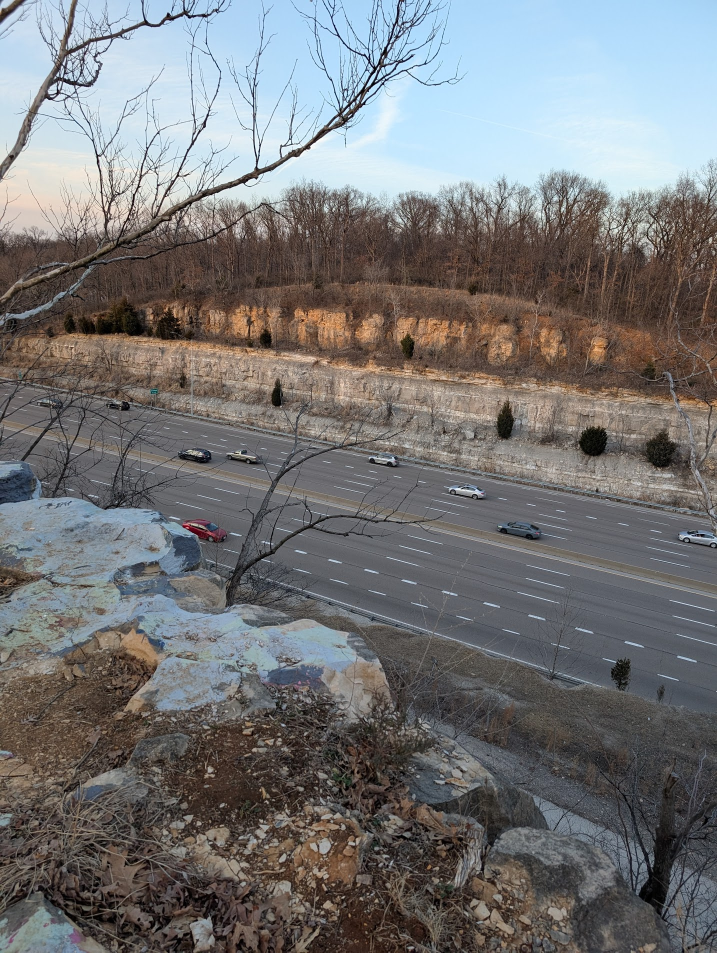
#> input picture example1/a.jpg, 1434 x 1905 px (shown at 1/2 size)
$ python blob_cleanup.py
#> lines starting #> are read from the running program, lines starting #| are printed output that depends on the picture; after the words box and inside, x2 and y2 are one past the last pixel; in counts of white or black regions, pixels touching at a corner belong together; pictures that were not available may be replaced by others from this repository, and a replacement may not be noted
"""Reveal whole segmentation blobs (not rectangles) from the original image.

For each seed rectangle anchored in the bottom-left corner, we:
  1. Quantize segments.jpg into a 4-class label map.
  2. Per class, label connected components (8-connectivity).
  3. Any component with >= MIN_OVERLAP pixels inside the seed rectangle is
     marked as "to reveal".
  4. The union of those components forms a binary mask. The mask is feathered
     and used to alpha-composite the original over the textured image.

Outputs are written to the workspace root as
``perm_040_blobreveal_<i>_w<W>_h<H>.jpg``.
"""

import os
import cv2
import numpy as np

ROOT = os.path.dirname(os.path.dirname(os.path.dirname(os.path.abspath(__file__))))
ITER = os.path.join(ROOT, "example1", "iteration_11")

ORIGINAL = os.path.join(ROOT, "example1", "a.jpg")
TEXTURED = os.path.join(ITER, "k4", "perm_040__scanlines_static_ripple_glitch.jpg")
SEGMENTS = os.path.join(ITER, "k4", "a", "segments.jpg")

# Seed rectangles anchored at bottom-left, as (width_frac, height_frac).
SEEDS = [
    (0.25, 0.20),
    (0.40, 0.32),
    (0.55, 0.45),
    (0.70, 0.58),
]

MIN_OVERLAP_FRAC = 0.002   # component must cover at least this fraction of image to count
FEATHER_FRAC = 0.012       # gaussian feather width as fraction of min(H, W)


def quantize_segments(seg_bgr: np.ndarray, k: int = 4) -> np.ndarray:
    """Snap segments image to its k dominant colors -> integer label map."""
    Z = seg_bgr.reshape(-1, 3).astype(np.float32)
    criteria = (cv2.TERM_CRITERIA_EPS + cv2.TERM_CRITERIA_MAX_ITER, 20, 1.0)
    _, labels, _ = cv2.kmeans(
        Z, k, None, criteria, 4, cv2.KMEANS_PP_CENTERS
    )
    return labels.reshape(seg_bgr.shape[:2]).astype(np.int32)


def reveal_mask(labels: np.ndarray, rect: tuple[int, int, int, int],
                min_overlap_px: int) -> np.ndarray:
    """Return binary mask of all connected components overlapping `rect`.

    rect = (x0, y0, x1, y1) inclusive-exclusive."""
    H, W = labels.shape
    x0, y0, x1, y1 = rect
    seed = np.zeros((H, W), dtype=np.uint8)
    seed[y0:y1, x0:x1] = 1

    out = np.zeros((H, W), dtype=np.uint8)
    for cls in np.unique(labels):
        binary = (labels == cls).astype(np.uint8)
        n, comp = cv2.connectedComponents(binary, connectivity=8)
        # For each component, count how many of its pixels lie inside seed rect.
        # Histogram component ids restricted to seed area.
        ids_in_seed = comp[seed.astype(bool)]
        counts = np.bincount(ids_in_seed, minlength=n)
        # Component 0 in `comp` is background (label != cls), ignore.
        for cid in range(1, n):
            if counts[cid] >= min_overlap_px:
                out[comp == cid] = 1
    return out


def feather(mask: np.ndarray, radius: int) -> np.ndarray:
    if radius < 1:
        return mask.astype(np.float32)
    r = radius if radius % 2 == 1 else radius + 1
    m = (mask * 255).astype(np.uint8)
    blurred = cv2.GaussianBlur(m, (r, r), 0).astype(np.float32) / 255.0
    return blurred


def main() -> None:
    orig = cv2.imread(ORIGINAL)
#> orig is the input picture: shape (1905, 1434, 3); mean B, G, R 118.4, 117.3, 117.1
    tex = cv2.imread(TEXTURED)
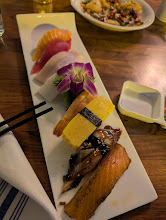
#> input picture example1/b.jpg, 166 x 220 px, given in place of perm_040__scanlines_static_ripple_glitch.jpg, which was not available
#> tex is the input picture: shape (220, 166, 3); mean B, G, R 57.6, 89.1, 121.5
    seg = cv2.imread(SEGMENTS)
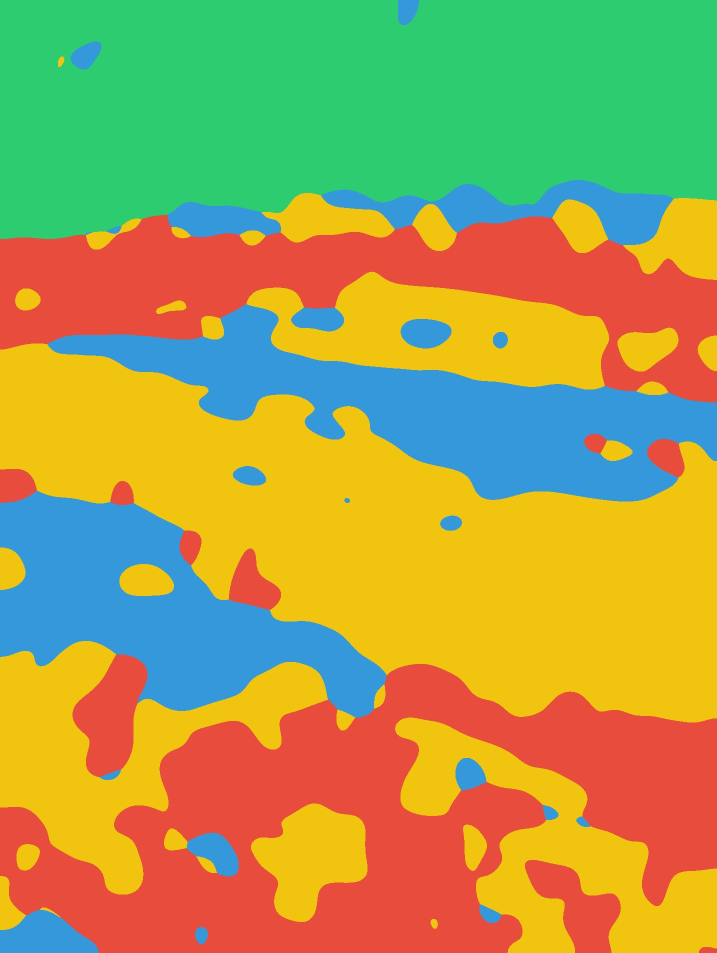
#> input picture example1/iteration_11/k4/a/segments.jpg, 1434 x 1905 px (shown at 1/2 size)
#> seg is the input picture: shape (1905, 1434, 3); mean B, G, R 80.9, 159.5, 166.1
    if orig is None or tex is None or seg is None:
        raise SystemExit("missing input image(s)")

    # Conform shapes to the textured image.
    H, W = tex.shape[:2]
#> H = 220; W = 166
    if orig.shape[:2] != (H, W):
        orig = cv2.resize(orig, (W, H), interpolation=cv2.INTER_AREA)
#> orig: shape (220, 166, 3)
    if seg.shape[:2] != (H, W):
        seg = cv2.resize(seg, (W, H), interpolation=cv2.INTER_NEAREST)
#> seg: shape (220, 166, 3)

    labels = quantize_segments(seg, k=4)
#> in quantize_segments, `return labels.reshape(seg_bgr.shape[:2]).astype(np.int32)`:
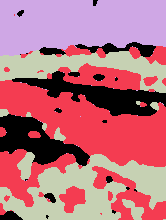
#> returned value: shape (220, 166) int32; 4 distinct labels, from 0 to 3; one colour per label, 0 black
    min_overlap_px = max(50, int(MIN_OVERLAP_FRAC * H * W))
#> min_overlap_px = 73
    feather_r = max(9, int(FEATHER_FRAC * min(H, W)))
#> feather_r = 9

    for i, (fw, fh) in enumerate(SEEDS, start=1):
        cw = int(W * fw)
        ch = int(H * fh)
        rect = (0, H - ch, cw, H)  # x0, y0, x1, y1
        mask = reveal_mask(labels, rect, min_overlap_px)

        # Quick stats so the user can see what was revealed.
        revealed_frac = mask.mean()
        soft = feather(mask, feather_r)[:, :, None]
        out = orig.astype(np.float32) * soft + tex.astype(np.float32) * (1.0 - soft)
        out = np.clip(out, 0, 255).astype(np.uint8)

        pct_w = int(fw * 100)
        pct_h = int(fh * 100)
        name = f"perm_040_blobreveal_{i}_w{pct_w}_h{pct_h}.jpg"
        cv2.imwrite(os.path.join(ROOT, name), out, [cv2.IMWRITE_JPEG_QUALITY, 92])
        print(f"wrote {name}  (seed {cw}x{ch}, "
              f"revealed {revealed_frac*100:.1f}% of image, feather {feather_r})")
#> this loop made 4 passes
#> revealed_frac on passes 1 to 4: 0.2, 0.27, 0.485, 0.594
#| wrote perm_040_blobreveal_1_w25_h20.jpg  (seed 41x44, revealed 20.0% of image, feather 9)
#| wrote perm_040_blobreveal_2_w40_h32.jpg  (seed 66x70, revealed 27.0% of image, feather 9)
#| wrote perm_040_blobreveal_3_w55_h45.jpg  (seed 91x99, revealed 48.5% of image, feather 9)
#| wrote perm_040_blobreveal_4_w70_h57.jpg  (seed 116x127, revealed 59.4% of image, feather 9)
#> pass 1, in main, `mask = reveal_mask(labels, rect, min_overlap_px)`:
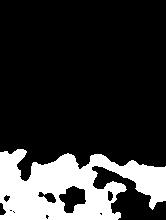
#> mask: shape (220, 166); values 0 (black) and 1 (white), 20% white; 1 white region, box (x1, y1, x2, y2) and area: (0, 149, 166, 220) 7319
#> pass 1, in feather, `blurred = cv2.GaussianBlur(m, (r, r), 0).astype(np.float32) / 255.0`:
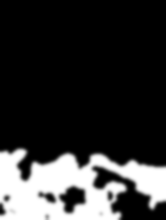
#> blurred: shape (220, 166) float32; min 0, max 1, mean 0.2
#> pass 1, in main, `out = orig.astype(np.float32) * soft + tex.astype(np.float32) * (1.0 -..`:
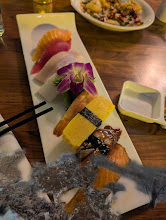
#> out: shape (220, 166, 3) float32; mean B, G, R 57.7, 85.5, 114.1
#> after the loop:
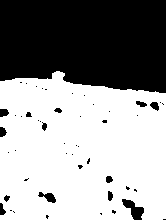
#> mask: shape (220, 166); values 0 (black) and 1 (white), 59.4% white; 50 black regions (36 under 20 px), largest, box (x1, y1, x2, y2) and area: (0, 0, 166, 93) 13934, (122, 199, 144, 220) 229, (38, 192, 56, 203) 103

    print("done")


if __name__ == "__main__":
    main()
